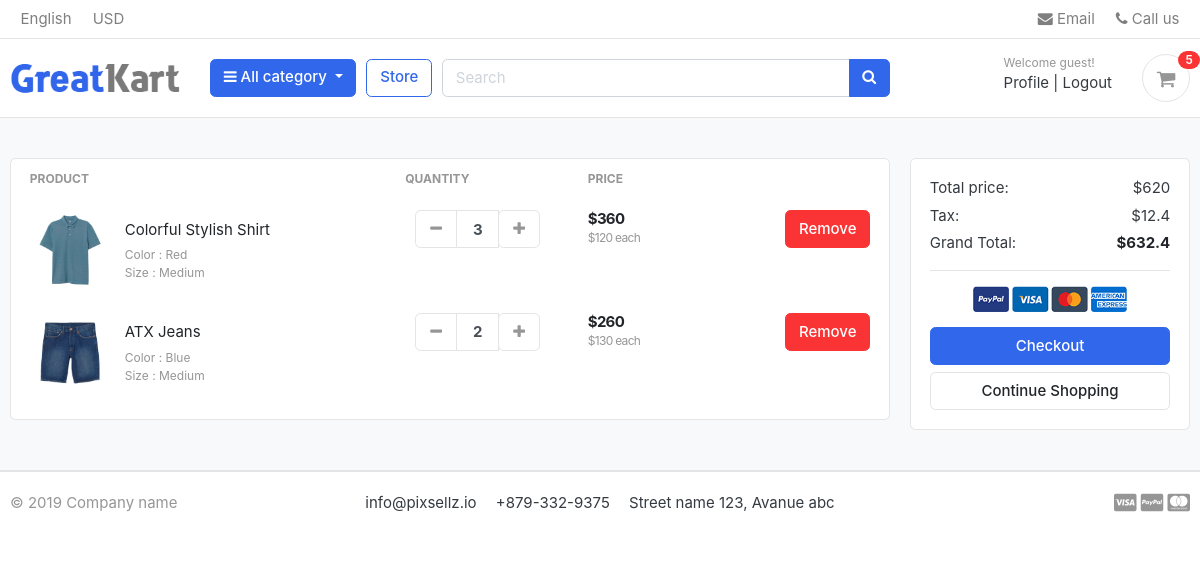
The page /cart/ (signed in) on the database as committed earlier.
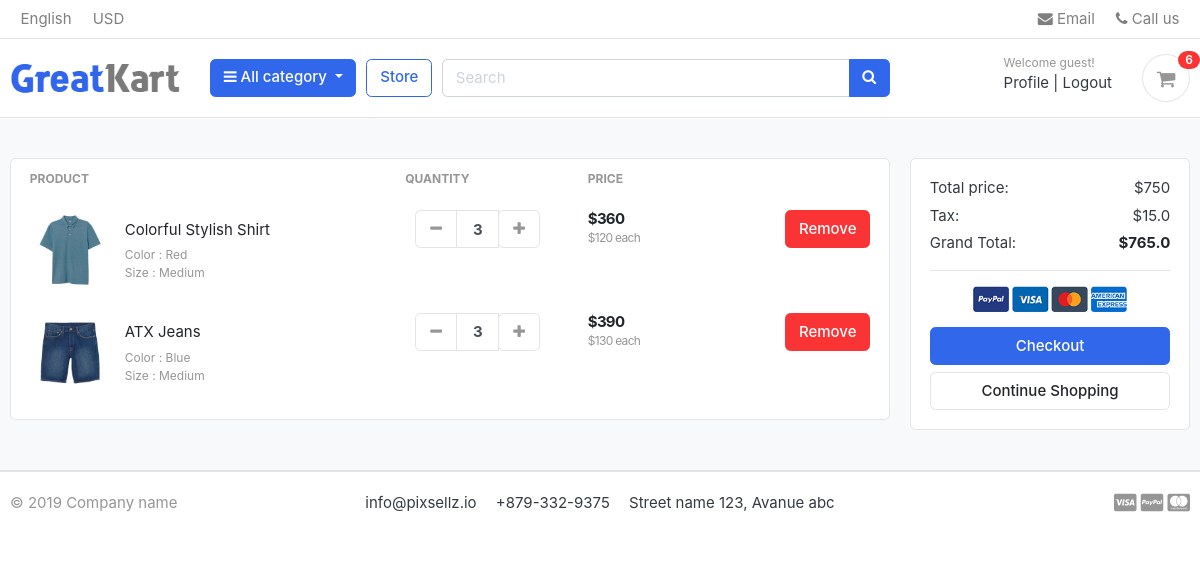
The same page on the database as committed later.
### carts/models.py (models this page shows, shortened)
class CartItem(models.Model):
    user = models.ForeignKey(User, on_delete=models.CASCADE , null=True)
    product = models.ForeignKey("store.Product", on_delete=models.CASCADE)
    cart = models.ForeignKey(Cart, on_delete=models.CASCADE , null=True)
    variations = models.ManyToManyField("store.Variation",blank=True)
    quantity = models.IntegerField()
    is_active = models.BooleanField(default=True)
    def sub_total(self):
        return self.product.price * self.quantity

### store/models.py (models this page shows, shortened)
class Product(models.Model):
    name = models.CharField( max_length=50 , unique=True)
    slug = models.SlugField(max_length=50 , unique=True)
    description = models.TextField( max_length=2000 , blank=True)
    image = models.ImageField( upload_to='product_img')
    price = models.IntegerField()
    stock = models.IntegerField()
    is_available = models.BooleanField(default=True)
    category = models.ForeignKey("category.Category", verbose_name=("category product"), on_delete=models.CASCADE)
    created_at = models.DateTimeField(auto_now_add=True)
    modified_date = models.DateField( auto_now=True)
    def get_absolute_url(self):
        return reverse("store:product_detail", args=[self.category.slug ,self.slug])

class Variation(models.Model):
    product = models.ForeignKey(Product,  on_delete=models.CASCADE)
    variation_category = models.CharField( max_length=200 , choices=variation_category_choice)
    variation_value = models.CharField( max_length=200 )
    is_active = models.BooleanField(default=True)
    created_at = models.DateTimeField(  auto_now_add=True)
    objects = VariationManager()

### carts/views.py (the view)
# urls.py: path('', carts ,name = 'cart'),
@login_required(login_url='login')
def carts(request ,total=0 ,quantity=0,cart_items=None ):
    try :
        tax = 0
        grand_total=0
        if request.user.is_authenticated:
          cart_items = CartItem.objects.filter(user=request.user, is_active=True)
        else :
            cart = Cart.objects.get(cart_id = _cart_id(request))
            cart_items = CartItem.objects.filter(cart=cart , is_active=True)
        for cart_item in cart_items:
            total += (cart_item.product.price * cart_item.quantity)
            quantity += cart_item.quantity
        tax = (2 * total)/100
        grand_total = total+tax
    except Cart.DoesNotExist:
        pass
    context = {'total':total,
               'quantity':quantity ,
               'cart_items':cart_items,
               'tax' : tax ,
               'grand_total':grand_total,
               }
    return render(request , 'carts/cart.html',context)

### carts/context_processors.py (called while the page is built)
def counter(request):
    cart_count = 0
    if 'admin' in request.path:
        return{}
    else :
        try :
            cart = Cart.objects.filter(cart_id=_cart_id(request))
            if request.user.is_authenticated:
                cart_items = CartItem.objects.all().filter(user=request.user)
            else :
                cart_items = CartItem.objects.all().filter(cart=cart[:1])
            for cart_item in cart_items:
                cart_count+=cart_item.quantity
        except Cart.DoesNotExist:
            cart_count=0
    return dict(cart_count=cart_count)

### carts/views.py (called while the page is built)
def _cart_id(request):
    cart = request.session.session_key
    if not cart:
        cart = request.session.create()
    return cart

### category/context_processor.py (called while the page is built)
def menu_links(request):
    links = Category.objects.all()
    return dict(links=links)

### category/models.py (called while the page is built)
    def get_url(self):
        return reverse('store:product_by_category',args=[self.slug])

    def __str__(self):
        return str(self.name)

### carts/templates/carts/cart.html (shortened to what this page needs)
{% extends 'base.html' %}
{% load static %}
{% block body %}
<section class="section-content padding-y bg">
	<div class="container">
		{% if not cart_items %}
		<h2 class="text-center">Your Shoping Cart Is Empty</h2>
		<div class="text-center">
			<a href="{% url 'store:store'%}" class="btn btn-primary">Continue Shopping</a>
		</div>
		{% else %}
		<div class="row">
			<aside class="col-lg-9">
				<div class="card">
					<table class="table table-borderless table-shopping-cart">
						<thead class="text-muted">
							<tr class="small text-uppercase">
								<th scope="col">Product</th>
								<th scope="col" width="120">Quantity</th>
								<th scope="col" width="120">Price</th>
								<th scope="col" class="text-right" width="200"> </th>
							</tr>
						</thead>
						<tbody>
							{% for cart_item in cart_items %}
							<tr>
								<td>
									<figure class="itemside align-items-center">
										<div class="aside"><img src="{{cart_item.product.image.url}}" class="img-sm">
										</div>
										<figcaption class="info">
											<a href="{{cart_item.product.get_absolute_url}}"
												class="title text-dark">{{cart_item.product.name}}</a>
											<p class="text-muted small">
												{% if cart_item.variations.all %}
												{% for item in cart_item.variations.all  %}
												{{item.variation_category|capfirst}} :
												{{item.variation_value|capfirst}}<br>
												{% endfor %}
												{% endif %}
											</p>
										</figcaption>
									</figure>
								</td>
								<td>
									<div class="col">
										<div class="input-group input-spinner">
											<div class="input-group-prepend">
												<a href="{% url 'carts:remove_cart' cart_item.product.id cart_item.id %}"
													class="btn btn-light" type="button" id="button-plus"> <i
														class="fa fa-minus"></i> </a>
											</div>
											<input type="text" class="form-control" value="{{cart_item.quantity}}">
											<div class="input-group-append">
												<form action="{% url 'carts:add_cart' cart_item.product.id %}"
													method="POST">
													<button class="btn btn-light" type="submit" id="button-minus"> <i
															class="fa fa-plus"></i> </button>
												</form>
											</div>
										</div>
									</div>
								</td>
								<td>
									<div class="price-wrap">
										<var class="price">${{cart_item.sub_total}}</var>
										<small class="text-muted"> ${{cart_item.product.price}} each </small>
									</div>
								</td>
								<td class="text-right">
									<a href="{% url 'carts:remove_cart_item' cart_item.product.id cart_item.id%}" onclick="return confirm('Are You Sure You Want To Delete This Item ?')"
										class="btn btn-danger"> Remove</a>
								</td>
							</tr>
							{% endfor %}
						</tbody>
					</table>
				</div>
			</aside>
			<aside class="col-lg-3">
				<div class="card">
					<div class="card-body">
						<dl class="dlist-align">
							<dt>Total price:</dt>
							<dd class="text-right">${{total}}</dd>
						</dl>
						<dl class="dlist-align">
							<dt>Tax:</dt>
							<dd class="text-right"> ${{tax}}</dd>
						</dl>
						<dl class="dlist-align">
							<dt>Grand Total:</dt>
							<dd class="text-right text-dark b"><strong>${{grand_total}}</strong></dd>
						</dl>
						<hr>
						<p class="text-center mb-3">
							<img src="{% static './images/misc/payments.png'%}" height="26">
						</p>
						<a href="{% url 'carts:checkout'%}" class="btn btn-primary btn-block"> Checkout </a>
						<a href="{% url 'store:store'%}" class="btn btn-light btn-block">Continue Shopping</a>
					</div>
				</div>
			</aside>
		</div>
		{% endif %}
	</div>
</section>
{% endblock body %}

### templates/base.html (shortened to what this page needs)
{% load static %}
<!DOCTYPE HTML>
<html lang="en">
<head>
    <link href="{% static 'css/bootstrap.css'%}" rel="stylesheet" type="text/css" />
    <link href="{% static 'fonts/fontawesome/css/all.min.css'%}" type="text/css" rel="stylesheet">
    <link href="{% static 'css/ui.css'%}" rel="stylesheet" type="text/css" />
    <link href="{% static 'css/responsive.css'%}" rel="stylesheet" media="only screen and (max-width: 1200px)" />
    <link href="{% static 'css/custum.css'%}" rel="stylesheet" type="text/css" />
    <link rel="stylesheet" href="https://cdnjs.cloudflare.com/ajax/libs/font-awesome/4.7.0/css/font-awesome.min.css">
</head>
<body>
    <header class="section-header">
        <nav class="navbar p-md-0 navbar-expand-sm navbar-light border-bottom">
            <div class="container">
                <div class="collapse navbar-collapse" id="navbarTop4">
                    <ul class="navbar-nav mr-auto">
                        <li class="nav-item dropdown">
                            <a href="#" class="nav-link"> English </a>
                        </li>
                        <li class="nav-item dropdown">
                            <a href="#" class="nav-link"> USD </a>
                        </li>
                    </ul>
                    <ul class="navbar-nav">
                        <li><a href="#" class="nav-link"> <i class="fa fa-envelope"></i> Email </a></li>
                        <li><a href="#" class="nav-link"> <i class="fa fa-phone"></i> Call us </a></li>
                    </ul>
                </div>
            </div>
        </nav>
        <section class="header-main border-bottom">
            <div class="container">
                <div class="row align-items-center">
                    <div class="col-lg-2 col-md-3 col-6">
                        <a href="/" class="brand-wrap">
                            <img class="logo" src="{% static './images/logo.png'%}">
                        </a>
                    </div>
                    <div class="col-lg col-sm col-md col-6 flex-grow-0">
                        <div class="category-wrap dropdown d-inline-block float-right">
                            <button type="button" class="btn btn-primary dropdown-toggle" data-toggle="dropdown">
                                <i class="fa fa-bars"></i> All category
                            </button>
                        </div>
                    </div>
                    <a href="{%url 'store:store'%}" method="GET" class="btn btn-outline-primary">Store</a>
                    <div class="col-lg  col-md-6 col-sm-12 col">
                        <form action="{% url 'store:search' %}" class="search">
                            <div class="input-group w-100">
                                <input type="text" class="form-control" style="width:60%;" placeholder="Search"
                                    name="q">
                                <div class="input-group-append">
                                    <button class="btn btn-primary" type="submit">
                                        <i class="fa fa-search"></i>
                                    </button>
                                </div>
                            </div>
                        </form>
                    </div>
                    <div class="col-lg-3 col-sm-6 col-8 order-2 order-lg-3">
                        <div class="d-flex justify-content-end mb-3 mb-lg-0">
                            <div class="widget-header">
                                <small class="title text-muted">Welcome guest!</small>
                                <div>
                                    {% if user.is_authenticated %}
                                    <a href="{% url 'accounts:profile'%}">Profile</a> <span class="dark-transp"> |
                                    </span>
                                    <a href="{% url 'logout'%}"> Logout</a>
                                    {% else %}
                                    <a href="{% url 'login'%}">Sign in</a> <span class="dark-transp"> | </span>
                                    <a href="{% url 'accounts:signup'%}"> Register</a>
                                    {% endif %}
                                </div>
                            </div>
                            <a href="{% url 'carts:cart'%}" class="widget-header pl-3 ml-3">
                                <div class="icon icon-sm rounded-circle border"><i class="fa fa-shopping-cart"></i>
                                </div>
                                <span class="badge badge-pill badge-danger notify">{{cart_count}}</span>
                            </a>
                        </div>
                    </div>
                </div>
            </div>
        </section>
    </header>
    {% block body %}
    {% endblock body %}
    <footer class="section-footer border-top">
        <div class="container">
            <section class="footer-bottom border-top row">
                <div class="col-md-2">
                    <p class="text-muted"> &copy 2019 Company name </p>
                </div>
                <div class="col-md-8 text-md-center">
                    <span class="px-2">info@pixsellz.io</span>
                    <span class="px-2">+879-332-9375</span>
                    <span class="px-2">Street name 123, Avanue abc</span>
                </div>
                <div class="col-md-2 text-md-right text-muted">
                    <i class="fab fa-lg fa-cc-visa"></i>
                    <i class="fab fa-lg fa-cc-paypal"></i>
                    <i class="fab fa-lg fa-cc-mastercard"></i>
                </div>
            </section>
        </div>
    </footer>
</body>
</html>

### static/css/ui.css (style rules this page uses)
html { font-family: "Inter", sans-serif; font-size: 15px; }
.price-wrap { letter-spacing: -0.7px; }
.icon-xs, .icon-sm, .icon-md, .icon-lg { display: inline-block; text-align: center; flex-shrink: 0; flex-grow: 0; }
.icon-sm { width: 48px; height: 48px; line-height: 48px !important; font-size: 20px; }
.img-xs, .img-sm, .img-md, .img-lg { -o-object-fit: cover; object-fit: cover; flex-shrink: 0; flex-grow: 0; }
.img-sm { width: 80px; height: 80px; }
.padding-y { padding-top: 40px; padding-bottom: 40px; }
var { font-style: normal; }
figure { margin-bottom: 0; }
.bg { background-color: #f8f9fa; }
.b { font-weight: 600; }
p:last-child { margin-bottom: 0; }
.header-main { position: relative; padding-top: 1rem; padding-bottom: 1rem; }
.brand-wrap .logo, .navbar-brand .logo { margin-right: 7px; max-height: 42px; display: inline-block; }
.widget-header { display: inline-block; vertical-align: middle; position: relative; }
.widget-header a { color: #343a40; }
.widget-header i { color: #969696; }
.widget-header .title { display: block; }
.widget-header .notify { position: absolute; top: -3px; right: -10px; }
.footer-bottom { padding-top: 20px; padding-bottom: 20px; }
.btn-light { background-color: #fff; border-color: #e4e4e4; }
.btn-light i { color: #969696; }
.itemside { position: relative; display: flex; width: 100%; }
.itemside .aside { position: relative; flex-shrink: 0; }
.itemside .info { padding-left: 15px; padding-right: 7px; }
.itemside p { margin-bottom: 0; }
.itemside .title { display: block; margin-bottom: 5px; color: #212529; }
[class*=dlist-] { margin-bottom: 5px; }
[class*=dlist-] dd { margin-bottom: 0; }
.dlist-align { display: flex; }
.dlist-align dt { width: 150px; word-wrap: break-word; font-weight: normal; }
.dlist-align dd { flex-grow: 1; }
.notify { position: absolute; top: -4px; right: -10px; display: inline-block; padding: 0.25em 0.6em; font-size: 12px; line-height: 1; text-align: center; border-radius: 3rem; color: #fff; background-color: #fa3434; }
.price { font-weight: 600; color: #212529; }
.input-spinner { width: 125px; flex-wrap: nowrap; display: inline-flex; vertical-align: middle; }
.input-spinner input.form-control { text-align: center; max-width: 46px; font-weight: bold; flex-basis: 46px; border-color: #e4e4e4; flex-grow: 0; }
.input-spinner .btn { width: 42px; text-align: center; padding-left: 0.5rem; padding-right: 0.5rem; }
.table-shopping-cart.table td, .table-shopping-cart.table th { padding-left: 1.25rem; padding-right: 1.25rem; }
.table-shopping-cart .price-wrap { line-height: 1.2; }
.table-shopping-cart .price { font-weight: bold; margin-right: 5px; display: block; }

Rows that differ between the two databases and show on the page:
changed CartItem "ATX Jeans": quantity "2" → "3"; sub_total "260" → "390"
Other text that changed with them:
{{ cart_count }}: "5" → "6"
{{ total }}: "620" → "750"
{{ tax }}: "12.4" → "15.0"
{{ grand_total }}: "632.4" → "765.0"
